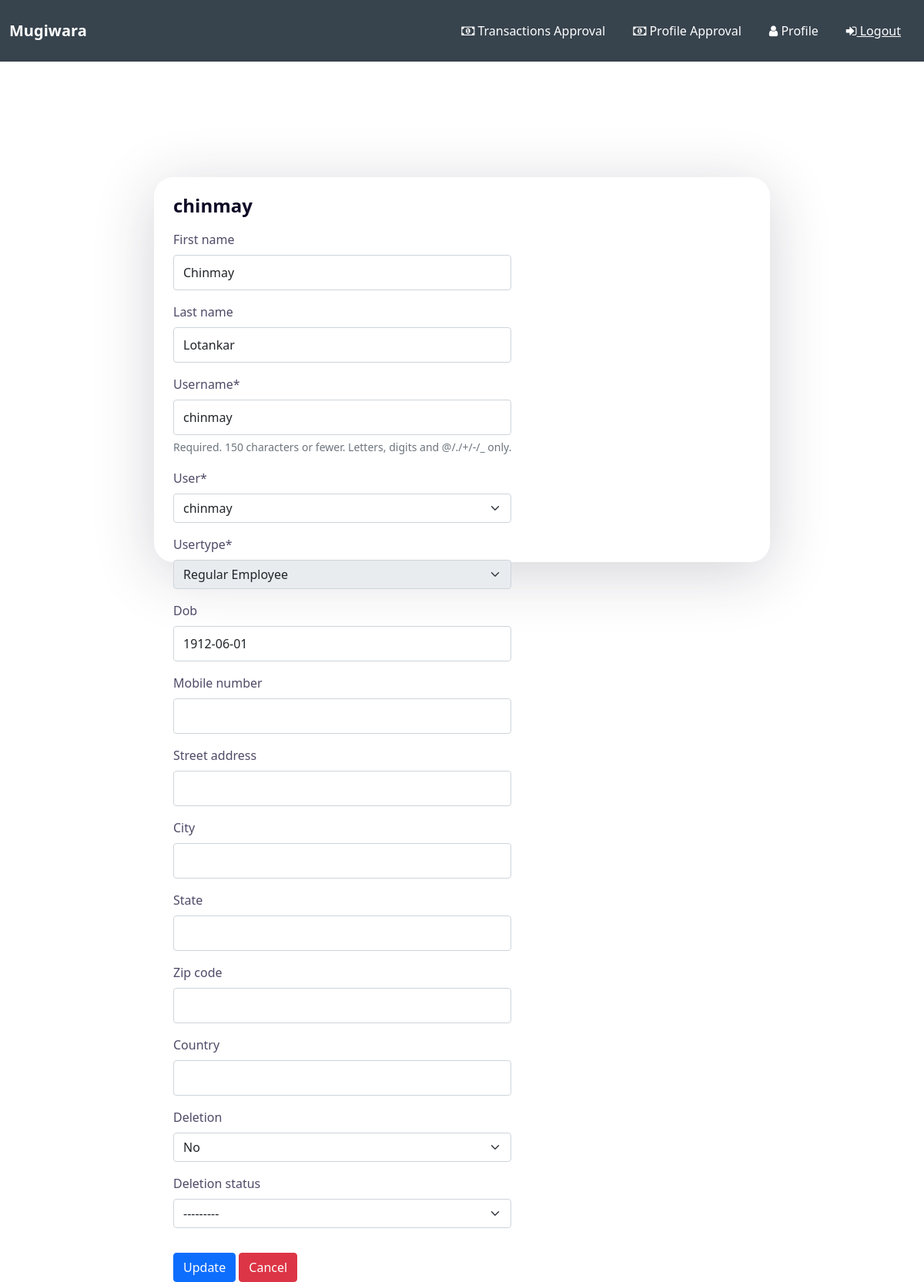
The app's page /profile/ (signed in), older data.
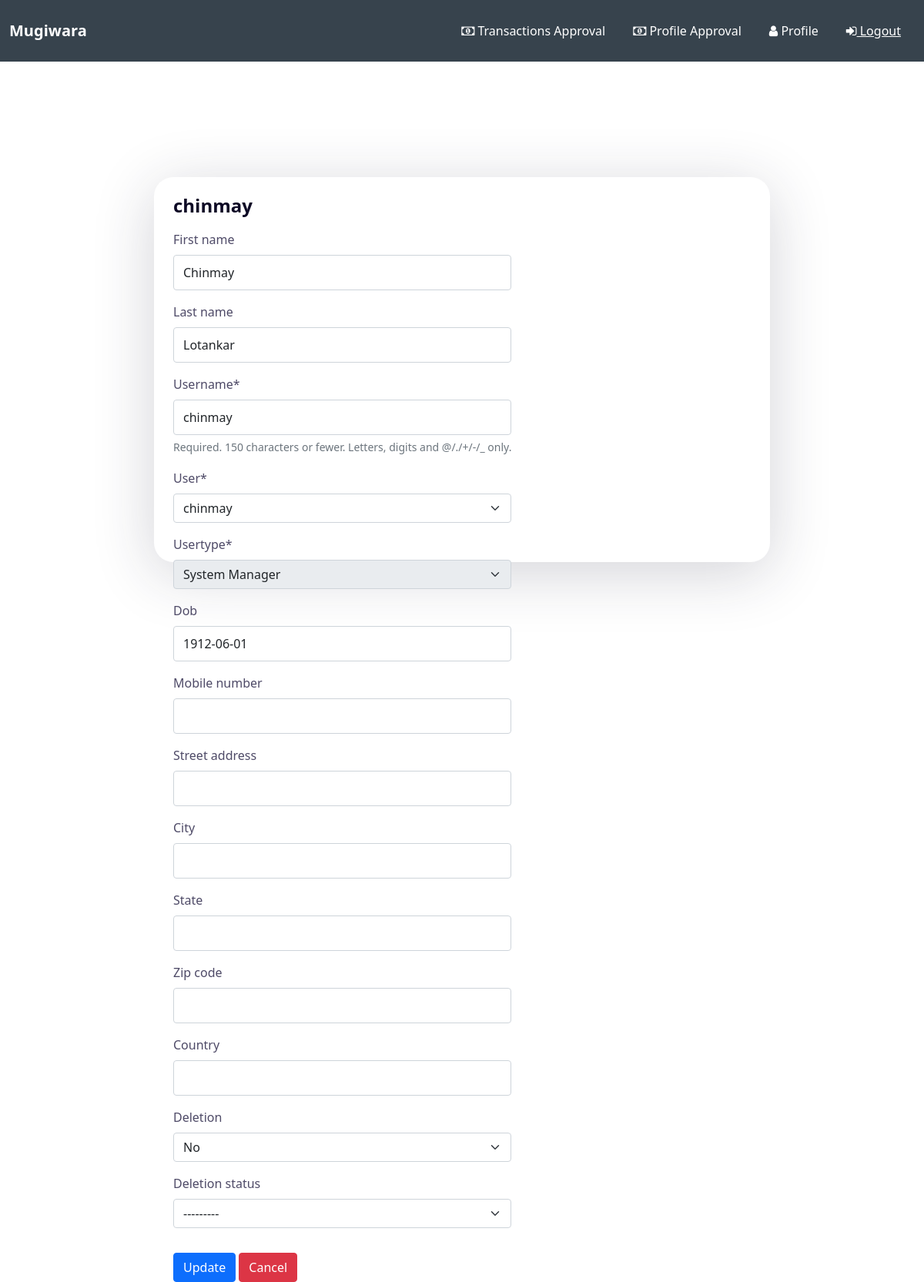
The same page, newer data.
### users/models.py (models this page shows, shortened)
class BankingUser(models.Model):
    User_types = {
        'iu_re': 'Regular Employee',
        'iu_sm': 'System Manager',
        'iu_sa': 'System Administrator',
        'eu_cust': 'Customer',
        'eu_mo': 'Merchant/Organization',
    }
    modification_status = {
        'pending': 'Waiting for Approval',
        'rejected': 'Rejected',
        'approved': 'Approved'
    }
    requesting_deletion = {
        'yes': 'Yes',
        'no': 'No'
    }
    user = models.OneToOneField(User, on_delete = models.CASCADE, related_name = 'user')
    usertype = models.CharField(max_length = 256, choices = User_types)
    dob = models.DateField(default = None, blank = True, null = True)
    mobile_number = models.CharField(max_length = 256, default=None, blank=True, null = True)
    street_address = models.CharField(max_length = 512, default=None, blank=True, null = True)
    city = models.CharField(max_length = 128, default=None, blank=True, null = True)
    state = models.CharField(max_length = 128, default=None, blank=True, null = True)
    zip_code = models.CharField(max_length = 10, default=None, blank=True, null = True)
    country = models.CharField(max_length = 256, default=None, blank=True, null = True)
    account_created = models.DateTimeField(auto_now_add = True, null = True)
    user_handler = models.ForeignKey("BankingUser", on_delete = models.CASCADE, related_name = 'internal_user', blank=True, null = True)
    pd_modification_status = models.CharField(max_length = 128, choices = modification_status, blank=True, null = True)
    pd_modified = models.DateTimeField(auto_now = True, blank=True, null = True)
    deletion = models.CharField(max_length = 128, choices = requesting_deletion, blank=True, null = True, default = 'no')
    deletion_status = models.CharField(max_length = 128, choices = modification_status, blank=True, null = True)

### users/views.py (the view, shortened to what this page needs)
# urls.py: path('profile/', views.profile, name = 'profile'),
@login_required
def profile(request):
   u_form = UserUpdateForm(instance = request.user)
   b_form = BankingUserUpdateForm(instance = BankingUser.objects.get(user = request.user))
   context = {
       'u_form': u_form,
       'b_form': b_form,
   }
   return render(request, 'users/profile.html', context)

### users/forms.py
class UserUpdateForm(ModelForm):
    class Meta:
        model = User
        fields = ['first_name', 'last_name', 'username', ]
    def __init__(self, *args, **kwargs):
        super(UserUpdateForm, self).__init__(*args, **kwargs)

class BankingUserUpdateForm(ModelForm):
    class Meta:
        model = BankingUser
        fields = "__all__"
        exclude = ['user_handler', 'pd_modification_status']
    def __init__(self, *args, **kwargs):
        super(BankingUserUpdateForm, self).__init__(*args, **kwargs)
        if self.instance.id:
            self.fields['usertype'].disabled = True

### users/templates/users/profile.html (shortened to what this page needs)
{% extends 'users/base.html' %}
{% load crispy_forms_tags %}
{% block content %}
<div class="blog-slider" style="margin-top: 150px;height: 500px;">
    <div class="blog-slider__wrp swiper-wrapper">
        <div class="blog-slider__text">
            <div class="blog-slider__title">
                <p>{{ user.username }}</p>
            </div>
            <form id = "create_blog"  method = "POST" enctype="multipart/form-data">
                {{ u_form|crispy }}
                {{ b_form|crispy }}
                <button type="submit" class="btn btn-primary mt-3">Update</button>
                <a class="btn btn-danger mt-3" href="{% url 'mugiwara' %}" role="button">Cancel</a>
            </form>
        </div>
    </div>
</div>
{% endblock %}

### users/templates/users/base.html (shortened to what this page needs)
{% load static %}
<!DOCTYPE html>
<html lang="en">
<head>
    <link rel="stylesheet" href="https://cdn.jsdelivr.net/npm/bootstrap@5.1.3/dist/css/bootstrap.min.css">
    <link rel="stylesheet" href="https://cdnjs.cloudflare.com/ajax/libs/font-awesome/4.7.0/css/font-awesome.min.css">
    <link rel="stylesheet" href="{% static 'users/assets1/css/styles.min.css' %}">
</head>
<body>
    <div>
        <nav class="navbar navbar-light navbar-expand-md sticky-top navigation-clean-button"
            style="height:80px;background-color:#37434d;color:#ffffff;">
            <div class="container-fluid"><a class="navbar-brand" href="{% url  'mugiwara' %}">Mugiwara</a>
                <div class="collapse navbar-collapse" id="navcol-1">
                    <ul class="navbar-nav ms-auto">
                        {% if user.is_authenticated %}
                                {% if user.user.usertype == 'eu_cust' %}
                                    {% if user.user.banking_user.exists %}
                                        <li class="nav-item"><a class="nav-link" style="color:#ffffff;" href="{% url 'credit' user.id %}">
                                            <i class="fa fa-money"></i>&nbsp;Deposit</a></li>
                                        <li class="nav-item"><a class="nav-link" style="color:#ffffff;" href="{% url 'debit' user.id %}"><i
                                                    class="fa fa-money"></i>&nbsp;Withdraw</a></li>
                                        <li class="nav-item"><a class="nav-link" style="color:#ffffff;" href="#"><i
                                                        class="fa fa-exchange"></i>&nbsp;Transfer</a></li>
                                        <li class="nav-item"><a class="nav-link" style="color:#ffffff;" href="{% url 'accounts' %}"><i
                                                        class="fa fa-user"></i>&nbsp;Accounts</a></li>
                                    {% endif %}
                                    <li class="nav-item"><a class="nav-link" style="color:#ffffff;" href="{% url 'create-account' %}"><i
                                        class="fa fa-user"></i>&nbsp;Request New Account</a></li>
                                    <li class="nav-item dropdown">
                                        <a class="nav-link dropdown-toggle" style="color:#ffffff;" href="#" id="navbarDropdownMenuLink" role="button" data-bs-toggle="dropdown" aria-expanded="false">
                                          Profile
                                        </a>
                                        <ul class="dropdown-menu" aria-labelledby="navbarDropdownMenuLink">
                                          <li><a class="dropdown-item" href="{% url 'profile' %}">Update</a></li>
                                          <li><a class="dropdown-item" href="{% url 'profile-deletion' %}">Delete</a></li>
                                        </ul>
                                      </li>
                                    <li class="nav-item">
                                        <form id="frm_logout" class ="nav-link" style="color:#ffffff;" action="{% url 'logout' %}" method="post">
                                            {% csrf_token %}
                                            <a style="color:#ffffff;" href="javascript:{}" onclick="document.getElementById('frm_logout').submit(); return false;">
                                                <i class="fa fa-sign-in"></i>&nbsp;Logout</a></iclass>
                                        </form>
                                    </li>
                                {% else %}
                                    <li class="nav-item"><a class="nav-link" style="color:#ffffff;" href="#">
                                        <i class="fa fa-money"></i>&nbsp;Transactions Approval</a></li>
                                    <li class="nav-item"><a class="nav-link" style="color:#ffffff;" href="#"><i
                                                class="fa fa-money"></i>&nbsp;Profile Approval</a></li>
                                    <li class="nav-item"><a class="nav-link" style="color:#ffffff;" href="{% url 'profile' %}"><i
                                        class="fa fa-user"></i>&nbsp;Profile</a></li>
                                    <li class="nav-item">
                                        <form id="frm_logout" class ="nav-link" style="color:#ffffff;" action="{% url 'logout' %}" method="post">
                                            <a style="color:#ffffff;" href="javascript:{}" onclick="document.getElementById('frm_logout').submit(); return false;">
                                                <i class="fa fa-sign-in"></i>&nbsp;Logout</a></iclass>
                                        </form>
                                    </li>
                                {% endif %}
                        {% else %}
                            <li class="nav-item dropdown"><a class="nav-link" style="color:#ffffff;" href="{% url 'login' %}"><i
                                class="fa fa-sign-in"></i>&nbsp;Sign In</a>
                            </li>
                        {% endif %}
                    </ul>
                </div>
            </div>
        </nav>
    </div>
    {% block content %}
    {% endblock %}
</body>
</html>

Row changes from the older to the newer data that the page shows:
changed BankingUser "chinmay": usertype "Regular Employee" → "System Manager"
